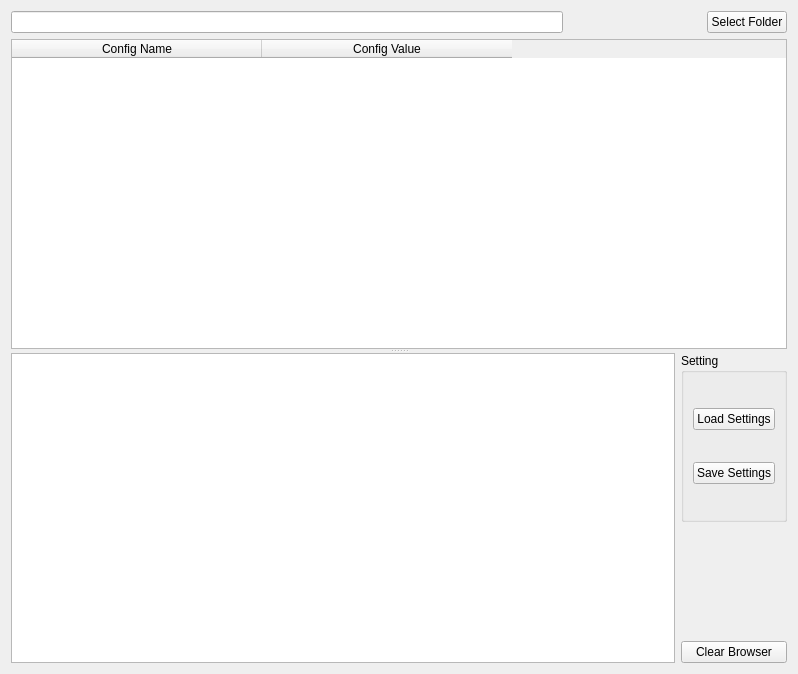
<?xml version="1.0" encoding="UTF-8"?>
<ui version="4.0">
 <class>Form</class>
 <widget class="QWidget" name="Form">
  <property name="geometry">
   <rect>
    <x>0</x>
    <y>0</y>
    <width>798</width>
    <height>674</height>
   </rect>
  </property>
  <property name="windowTitle">
   <string>Data Setting</string>
  </property>
  <layout class="QVBoxLayout" name="verticalLayout_3">
   <item>
    <layout class="QHBoxLayout" name="horizontalLayout_2" stretch="8,2,1">
     <item>
      <widget class="QLineEdit" name="lineFolder"/>
     </item>
     <item>
      <spacer name="horizontalSpacer">
       <property name="orientation">
        <enum>Qt::Horizontal</enum>
       </property>
       <property name="sizeHint" stdset="0">
        <size>
         <width>40</width>
         <height>20</height>
        </size>
       </property>
      </spacer>
     </item>
     <item>
      <widget class="QPushButton" name="btnSelectFolder">
       <property name="text">
        <string>Select Folder</string>
       </property>
      </widget>
     </item>
    </layout>
   </item>
   <item>
    <widget class="QSplitter" name="splitter">
     <property name="orientation">
      <enum>Qt::Vertical</enum>
     </property>
     <widget class="QTableWidget" name="tableCFG">
      <attribute name="horizontalHeaderDefaultSectionSize">
       <number>250</number>
      </attribute>
      <column>
       <property name="text">
        <string>Config Name</string>
       </property>
      </column>
      <column>
       <property name="text">
        <string>Config Value</string>
       </property>
      </column>
     </widget>
     <widget class="QWidget" name="layoutWidget">
      <layout class="QHBoxLayout" name="horizontalLayout">
       <item>
        <widget class="QTextBrowser" name="textLog"/>
       </item>
       <item>
        <layout class="QVBoxLayout" name="verticalLayout_2" stretch="3,2,2">
         <item>
          <widget class="QGroupBox" name="groupBox">
           <property name="title">
            <string>Setting</string>
           </property>
           <layout class="QVBoxLayout" name="verticalLayout">
            <item>
             <widget class="QPushButton" name="btnLoadSetting">
              <property name="text">
               <string>Load Settings</string>
              </property>
             </widget>
            </item>
            <item>
             <widget class="QPushButton" name="btnSave">
              <property name="text">
               <string>Save Settings</string>
              </property>
             </widget>
            </item>
           </layout>
          </widget>
         </item>
         <item>
          <spacer name="verticalSpacer">
           <property name="orientation">
            <enum>Qt::Vertical</enum>
           </property>
           <property name="sizeHint" stdset="0">
            <size>
             <width>20</width>
             <height>40</height>
            </size>
           </property>
          </spacer>
         </item>
         <item>
          <widget class="QPushButton" name="btnClear">
           <property name="text">
            <string>Clear Browser</string>
           </property>
          </widget>
         </item>
        </layout>
       </item>
      </layout>
     </widget>
    </widget>
   </item>
  </layout>
 </widget>
 <resources/>
 <connections/>
</ui>
